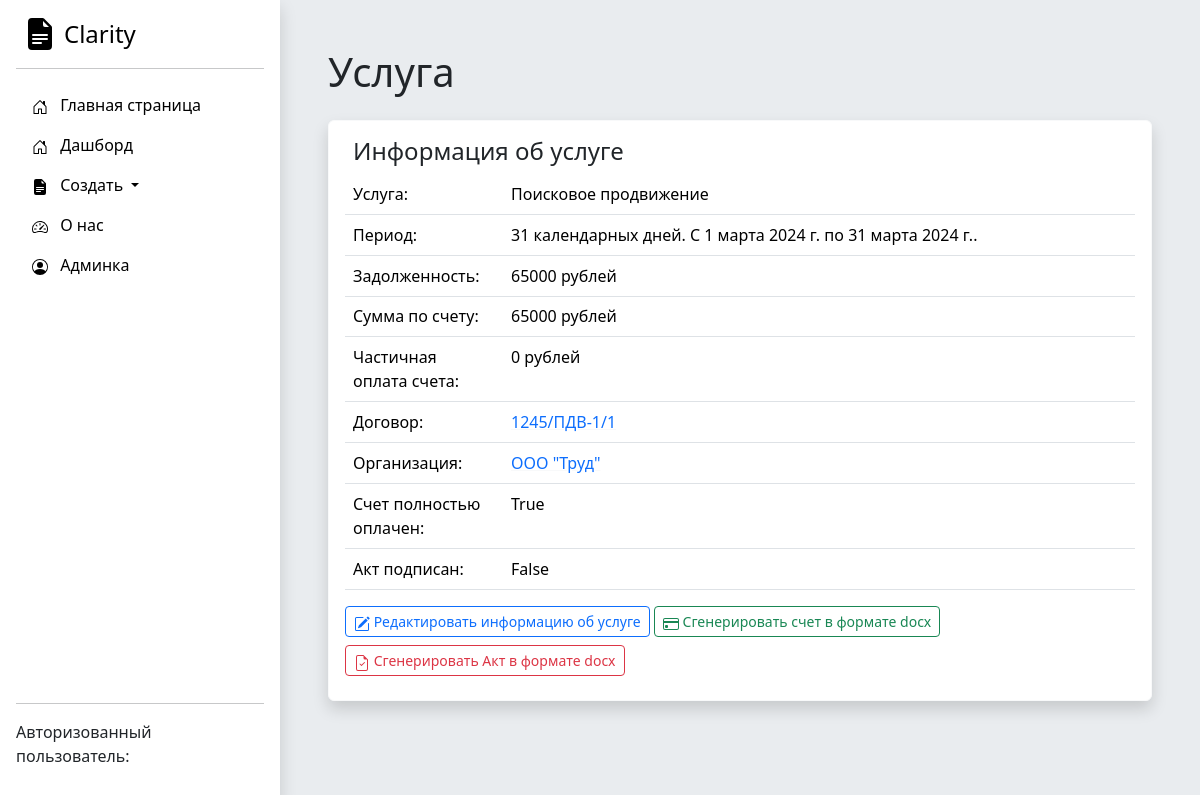
The page /service/4/ on the database as committed earlier.
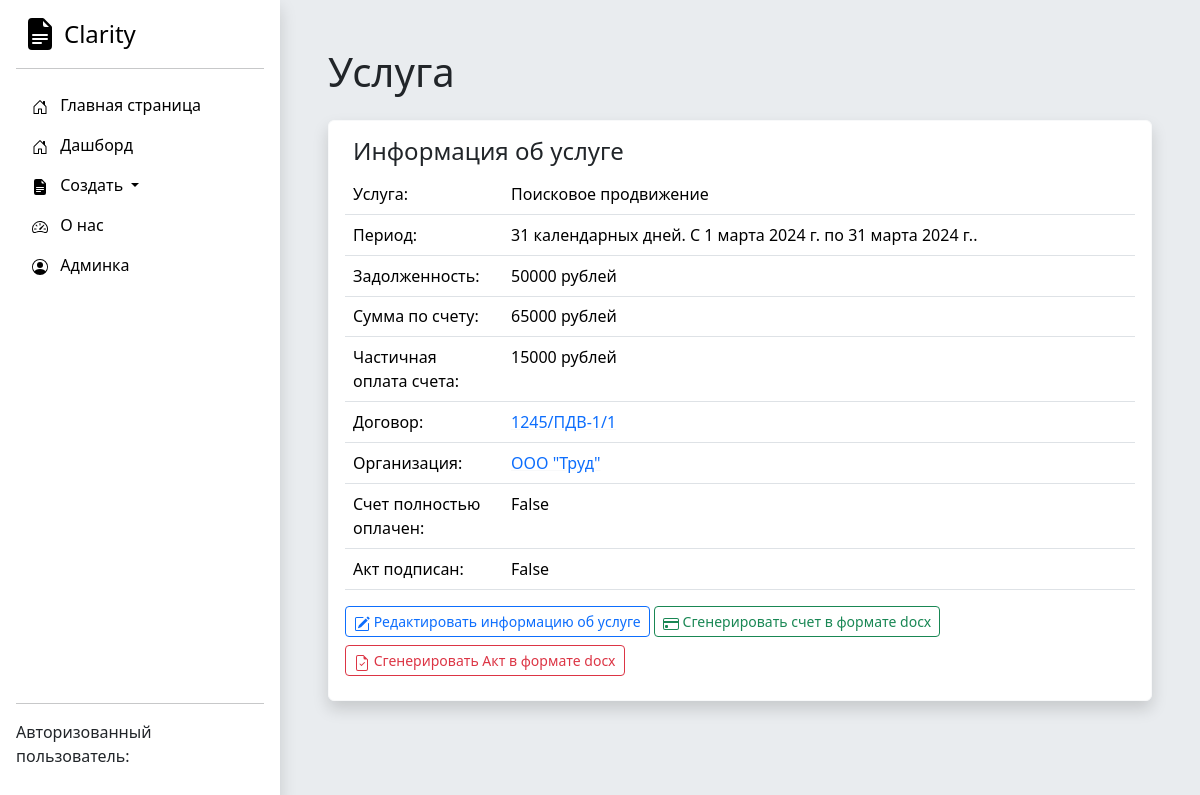
The same page on the database as committed later.
### Accounting/models.py (models this page shows, shortened)
class Service(models.Model):
    service_name = models.CharField('Название оказываемой услуги для счета и Акта', max_length=250)
    date_start = models.DateField('Дата начала оказания услуги')
    date_end = models.DateField('Дата окончания оказания услуги')
    price = models.IntegerField('Оплата за услугу')
    payment_made = models.IntegerField('Сумма частичной оплаты счета', db_default=0)
    dogovor = models.ForeignKey(Dogovor, on_delete=models.CASCADE)
    full_payment = models.BooleanField('Счет полностью оплачен')
    act_approved = models.BooleanField("Акт подписан")
    class Meta:
        verbose_name = "Услуга (локализованный этап)"
        verbose_name_plural = "Услуги (локализованные этапы)"

class Dogovor(models.Model):
    nomer_dogovora = models.CharField('Номер договора', max_length=250)
    date_of_signing = models.DateField('Дата начала действия договора')
    web_site = models.CharField('Веб сайт', max_length=250)
    contract_completed = models.BooleanField('Активный договор')
    basic_price = models.IntegerField('Цена догвора')
    service_type = models.ForeignKey(Service_type, on_delete=models.DO_NOTHING)
    organization = models.ForeignKey(Organization, on_delete=models.CASCADE)
    class Meta:
        verbose_name = "Договор"
        verbose_name_plural = "Договоры"

class Organization(models.Model):
    full_name = models.CharField('Полное наименование', max_length=250)
    short_name = models.CharField('Краткое наименование', max_length=250)
    inn = models.IntegerField('ИНН')
    kpp = models.IntegerField('КПП')
    ur_adres = models.TextField('Юридический адрес')
    management_full_name = models.CharField('Управляющее лицо', max_length=250)
    management_post = models.CharField('Должность управляющего лица', max_length=250)
    def __str__(self):
        return self.short_name
    class Meta:
        verbose_name = "Юридическое лицо"
        verbose_name_plural = "Юридические лица"

### Accounting/views.py (the view)
# urls.py: path('service/<int:pk>/', views.service_detail, name='service-detail'),
def service_detail(request, pk):
    service_list = Service.objects.get(id=pk)
    service_list.period = (service_list.date_end - service_list.date_start).days + 1
    service_list.debt = service_list.price - service_list.payment_made
    return render(request, 'Accounting/service-detail.html', {'service_list': service_list})

### DAM/templates/Accounting/service-detail.html (shortened to what this page needs)
{% extends 'Accounting/base.html' %}
{% block content %}<h1 class="mb-4">Услуга</h1>
<div class="card border-light shadow p-3 bg-body rounded">
    <h4 class="ms-2">Информация об услуге</h4>
        <table class="table table-hover ">
<tbody>
    <tr>
      <td width="20%" >Услуга:</td>
      <td>{{ service_list.service_name }}</td>
    </tr>
    <tr>
      <td width="20%" >Период:</td>
      <td>{{ service_list.period }} календарных дней. С {{ service_list.date_start }} по {{ service_list.date_end }}.</td>
    </tr>
    <tr>
      <td width="20%" >Задолженность:</td>
      <td>{{ service_list.debt }} рублей</td>
    </tr>
    <tr>
    <tr>
      <td width="20%" >Сумма по счету:</td>
      <td>{{ service_list.price }} рублей </td>
    </tr>
    <tr>
      <td width="20%" >Частичная оплата счета:</td>
      <td>{{ service_list.payment_made }} рублей</td>
    </tr>
    <tr>
      <td width="20%" >Договор:</td>
      <td><a class="link-underline-light" href="/dogovor/{{ service_list.dogovor.id }}">{{ service_list.dogovor.nomer_dogovora }}</a>
    </td>
    </tr>
    <tr>
      <td width="20%" >Организация:</td>
      <td><a class="link-underline-light" href="/organization/{{ service_list.dogovor.organization.id }}">{{ service_list.dogovor.organization }}</a></td>
    </tr>
    <tr>
      <td width="20%" >Счет полностью оплачен:</td>
      <td>{{ service_list.full_payment }}</td>
    </tr>
    <tr>
      <td width="20%" >Акт подписан:</td>
      <td>{{ service_list.act_approved }}</td>
    </tr>
</tbody>
</table>
<div class="d-grid gap-2 d-md-block">
  <a class="btn btn-outline-primary btn-sm mb-2" role="button" href="{% url 'service-edit' service_list.pk %}">
      Редактировать информацию об услуге
  </a>
  <a class="btn btn-outline-success btn-sm mb-2" role="button" href="{% url 'service-generate-bill' service_list.pk %}">
      Сгенерировать счет в формате docx
  </a>
  <a class="btn btn-outline-danger btn-sm mb-2" role="button" href="{% url 'service-generate-act' service_list.pk %}">
      Сгенерировать Акт в формате docx
  </a>
</div>
</div>
{% endblock %}

Rows that differ between the two databases and show on the page:
changed Service "Поисковое продвижение": debt "65000" → "50000"; payment_made "0" → "15000"; full_payment "True" → "False"
